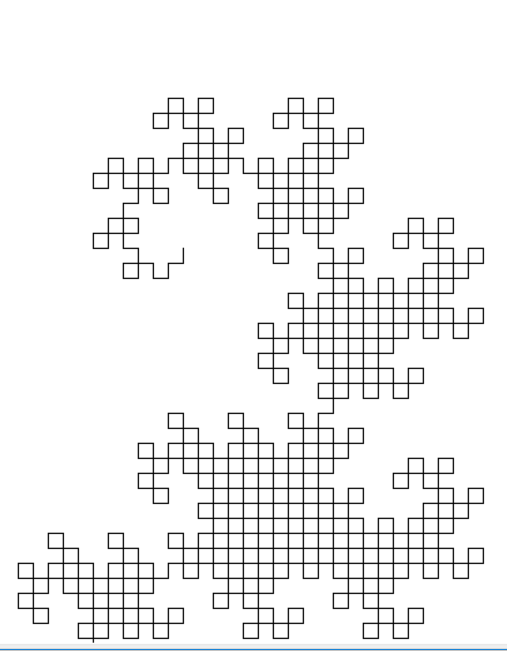

Reproduce this figure in Python.
from turtle import *

def X(n):

	if n>0: L("X+YF+",n)

def Y(n):
	if n>0: L("-FX-Y",n)

def L(s,n):
	for c in s:
		if c=='-': lt(90)
		elif c=='+': rt(90)
		elif c=='X': X(n-1)
		elif c=='Y': Y(n-1)
		elif c=='F': fd(12)

if __name__ == '__main__':
	X(20)
	mainloop()
